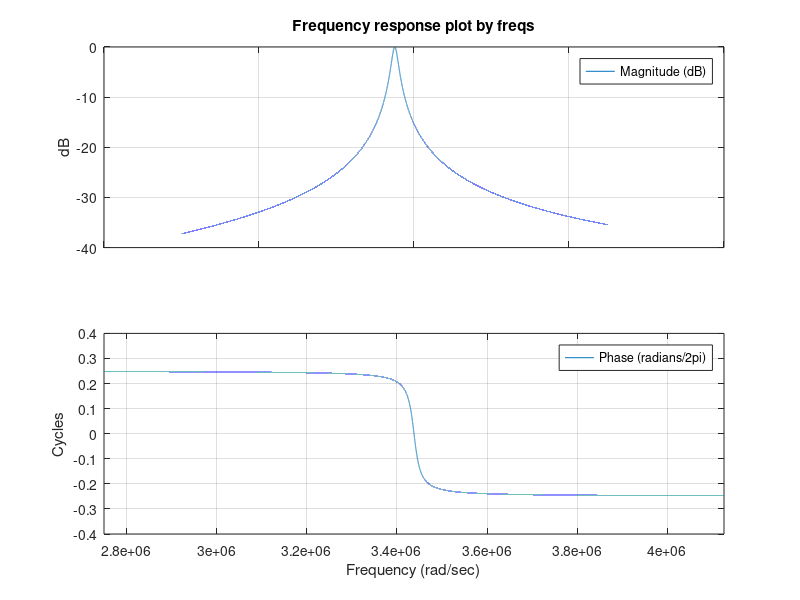

Here is the MATLAB script that generated this plot:
pkg load control
pkg load signal
R=1
L=0.000047
C=0.0000000018
num=[1/L 0]
denom=[1 R/L 1/(L*C)]
f=1/(2*pi*sqrt(L*C))
w=2*pi*f
w_range=[.8*w:20:1.2*w]
h=bode(tf(num,denom),w_range)

magh=abs(h)

plot(w_range,magh)
shg
freqs(num,denom,w_range)
pause(10)
